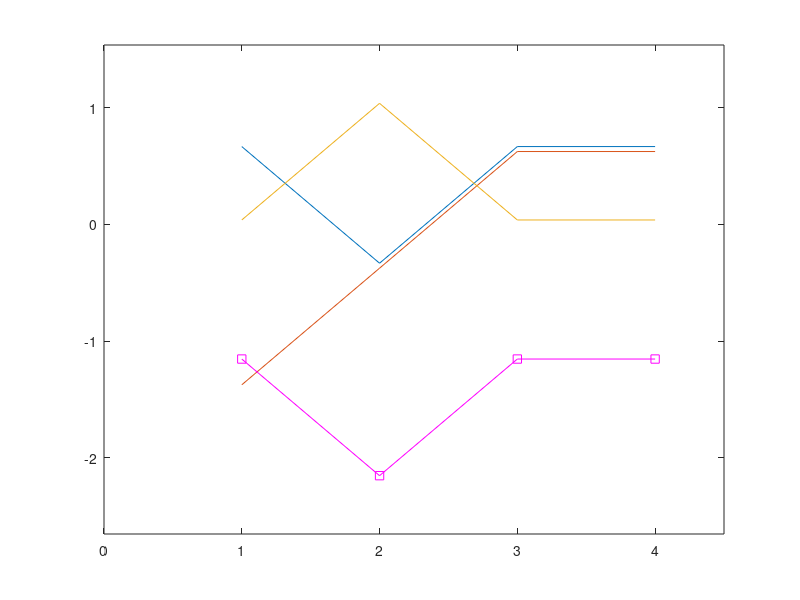

Here is the MATLAB script that generated this plot:
function perceptron()
    fprintf(1, "------------------------------------- \n");
    fprintf(1, "\x7c             Perceptron             \x7c\n");
    fprintf(1, "------------------------------------- \n");
    cleanFolder();
    [P, T, max_epoch] = leerArchivo();
    procesar(P, T, max_epoch);
end

function cleanFolder()
    hold off
    filename1 = "perceptron_w.txt";
    filename2 = "perceptron_b.txt";
    if isfile(filename1)
        delete perceptron_w.txt;
    end
    if isfile(filename2)
        delete perceptron_b.txt;
    end
end

function [P, T, max_epoch] = leerArchivo()
    valores = dlmread("perceptron_val.txt");
    [filas, columnas] = size(valores);
    j = 1;
    for i = 1:((filas - 1)/2)
        P(i, :) = valores(i,:);
    end
    for i = (filas+1)/2:(filas-1)
        T(j, 1) = valores(i, 1);
        j = j + 1;
    end
    max_epoch = valores(filas, 1);
end

function procesar(P, T, max_epoch)
    [filas, columnas] = size(P);
    % Valores aleatorios para W y b
    % formula para nros aleatorios en un rango [a, b]
    % r = a + (b-a)*rand(N,1)
    W = -2 + (2+2)*rand(1, columnas);
    b = -5 + (5+5)*rand(1);
    e = zeros(1, filas);
    sum_e = 0;
    
    for i = 1:max_epoch
        fprintf(1, "EPOCA %d\n\n", i);
        for j = 1:filas
            fprintf(1, "iteracion %d\n\n", j);
            disp(W);
            disp(b);
            saveW(W);
            saveB(b);
            n = 0;
            a = 0;
            % producto de W y P
            for k = 1:columnas
                n = n + W(1,k)*P(j, k);
            end
            % sumamos el bias
            n = n + b;
            fprintf(1, "\tn = %d\n\n", n);
            % hardlim
            if n >= 0
                a = 1;
            end
            % calculo del error
            e(1, j) = T(j, 1) - a;
            % nuevos valores para W y b
            [W, b] = calcularNuevosValores(W, b, P, e(1, j), j);
            fprintf(1, "\tError = %d\n\n", e(1, j));
        end
        % Verificar que el error de cada iteracion es 0
        sum_e = 0;
        for z = 1: filas
            sum_e = sum_e + (e(1,z) == 0);
        end
        if sum_e == filas
            break;
        end
    end
    if i ~= max_epoch
        fprintf(1, "Aprendizaje culminado: datos del conjunto de entrenamiento clasificados\n\n");
    else
        if i == max_epoch && sum_e == filas
            fprintf(1, "Aprendizaje culminado: datos del conjunto de entrenamiento clasificados\n\n");
        else
            fprintf(1, "Aprendizaje culminado: max_epoch alcanzado\n\n");
        end
    end
    graficar();
end

function [W, b] = calcularNuevosValores(W, b, P, e, dato)
    [filas, columnas] = size(W);
    for i = 1:columnas
        W(1, i) = W(1, i) + e*P(dato, i);
    end
    b = b + e;
end

function saveW(W)
    filename = "perceptron_w.txt";
    if isfile(filename)
        dlmwrite(filename, W, '-append', 'delimiter', '\t', 'roffset', 1);
    else
        dlmwrite(filename, W, 'delimiter', '\t', 'roffset', 1);
    end
end

function saveB(b)
    filename = "perceptron_b.txt";
    if isfile(filename)
        dlmwrite(filename, b, '-append', 'delimiter', '\t', 'roffset', 1);
    else
        dlmwrite(filename, b, 'delimiter', '\t', 'roffset', 1);
    end
end

function graficar()
    W = dlmread("perceptron_w.txt");
    b = dlmread("perceptron_b.txt");
    [x_max, y_min, y_max] = buscarLimites();
    plot( W );
    hold on
    plot( b, 's-m','MarkerSize', 6 );
    % Rango para mayor apreciacion de resultados
    axis([0 (x_max+0.5) (y_min-0.5) (y_max+0.5)]);
    fclose('all');
end

function [x_max, y_min, y_max] = buscarLimites()
    W = dlmread("perceptron_w.txt");
    b = dlmread("perceptron_b.txt");
    [filas, columnas] = size(W);
    x_max = filas;
    y_min = 99;
    y_max = -1;
    for i = 1:filas
        for j = 1:columnas
            if y_max < W(i,j)
                y_max = W(i,j);
            end
            if y_min > W(i,j)
                y_min = W(i,j);
            end
        end
    end
    for k = 1:filas
        if y_max < b(k,1)
            y_max = b(k,1);
        end
        if y_min > b(k,1)
            y_min = b(k,1);
        end
    end
end
